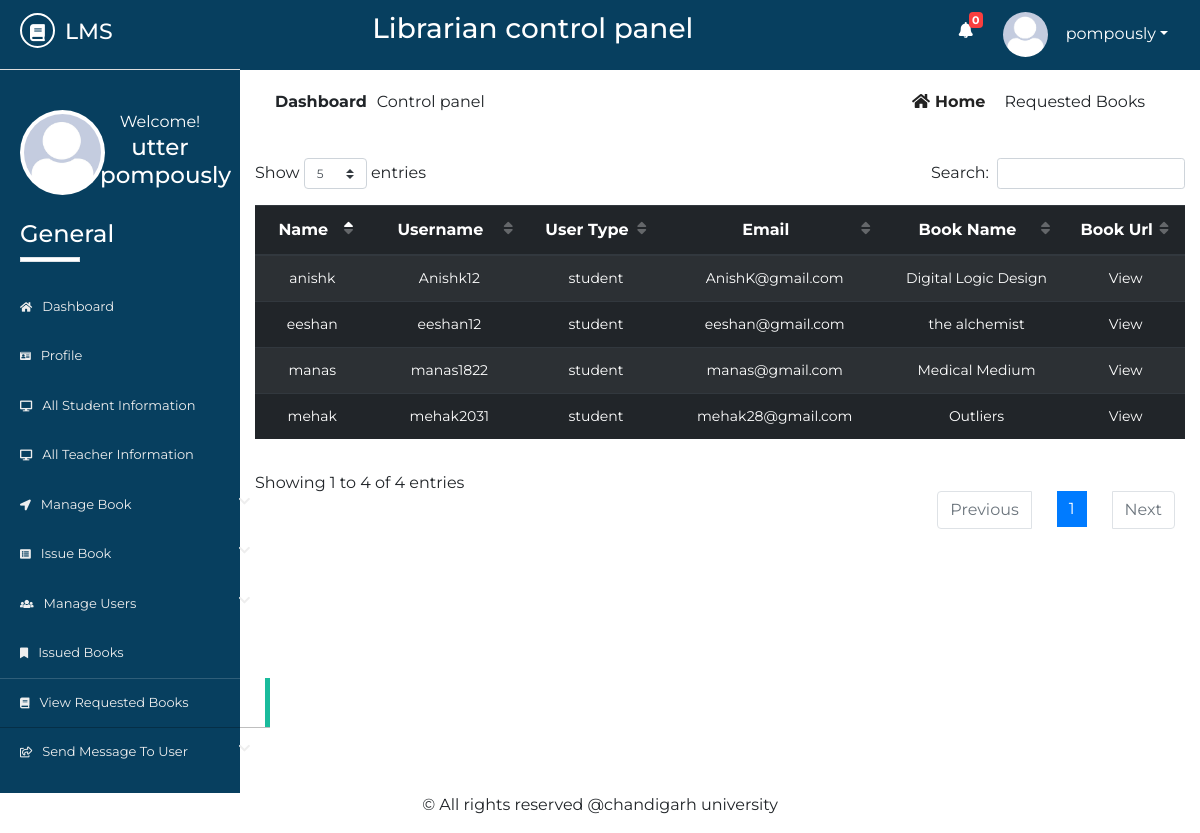
/Source/librarian/requested-books.php (signed in), run on the app's committed database.
### tables this page shows
CREATE TABLE `lib_registration` (
  `id` int(2) NOT NULL,
  `name` varchar(50) NOT NULL,
  `username` varchar(20) NOT NULL,
  `password` varchar(20) NOT NULL,
  `email` varchar(50) NOT NULL,
  `phone` varchar(20) NOT NULL,
  `address` varchar(100) NOT NULL,
  `photo` varchar(500) NOT NULL,
  `status` varchar(7) NOT NULL
);

CREATE TABLE `request_books` (
  `id` int(10) NOT NULL,
  `name` varchar(50) NOT NULL,
  `username` varchar(50) NOT NULL,
  `email` varchar(50) NOT NULL,
  `utype` varchar(10) NOT NULL,
  `bname` varchar(50) NOT NULL,
  `burl` varchar(500) NOT NULL,
  `read1` varchar(3) NOT NULL
);

### Source/librarian/requested-books.php (the view, shortened to what this page needs)
       <?php
   $page = 'rbook';
   include 'inc/header.php';
   include 'inc/connection.php';
   mysqli_query($link,"update request_books set read1='yes'");
?>
<div class="dashboard-content">
	<div class="dashboard-header">
		<div class="container">
			<div class="row">
				<div class="col-md-6">
					<div class="left">
						<p><span>dashboard</span>Control panel</p>
					</div>
				</div>
				<div class="col-md-6">
					<div class="right text-right">
						<a href="dashboard.php"><i class="fas fa-home"></i>home</a>
						<span class="disabled">requested books</span>
					</div>
				</div>
			</div>
			<div class="issued-content">
				<div class="row">
					<div class="col-md-12">
						<div class="rbook-info status">
							<table id="dtBasicExample" class="table  table-striped table-dark text-center">
								<thead>
									<tr>
										<th>Name</th>
										<th>Username</th>
										<th>User Type</th>
										<th>Email</th>
										<th>Book Name</th>
										<th>Book Url</th>
									</tr>
								</thead>
								<tbody>
                                   <?php
                                       $res= mysqli_query($link, "select * from request_books ORDER BY id DESC");
                                       while ($row=mysqli_fetch_array($res)) {
                                           $burl = $row['burl'];
                                           echo "<tr>";
                                           echo "<td>"; echo $row["name"]; echo "</td>";
                                           echo "<td>"; echo $row["username"]; echo "</td>";
                                           echo "<td>"; echo $row["utype"]; echo "</td>";
                                           echo "<td>"; echo $row["email"]; echo "</td>";
                                           echo "<td>"; echo $row["bname"]; echo "</td>";
                                           echo "<td>";
                                           ?><a href="<?php echo $burl; ?>" target="_blank">View</a><?php
                                           echo "</td>";
                                           echo "</tr>";
                                       }
                                   ?>
                                   </tbody>
							</table>
						</div>
					</div>
				</div>
			</div>
		</div>
	</div>
</div>
<?php
include 'inc/footer.php';
?>

### Source/librarian/inc/header.php (shortened to what this page needs)
<?php
    include 'inc/connection.php';
    $res = mysqli_query($link,"select * from request_books where read1='no'");
    $not= mysqli_num_rows($res);
 ?>
<!DOCTYPE html>
<html lang="en">
<head>
	<link rel="stylesheet" href="inc/css/bootstrap.min.css">
	<link rel="stylesheet" href="inc/css/bootstrap-select.min.css">
	<link rel="stylesheet" href="inc/css/fontawesome-all.min.css">
	<link rel="stylesheet" href="inc/css/datatables.min.css">
	<link rel="stylesheet" href="inc/css/pro1.css">
</head>
<body>
	<div class="main-content">
		<div class="wrapper">
			<div class="left-sidebar">
				<div class="p-title">
                    <h3><a href=""><i class="fas fa-book"></i><span>lms</span></a></h3>
				</div>
				<div class="profile">
					<div class="profile-pic">
                        <?php
                            $res = mysqli_query($link, "select * from lib_registration where username='".$_SESSION['username']."'");
                            while ($row = mysqli_fetch_array($res)){
                                ?><img src="<?php echo $row["photo"]; ?> " height="" width="" alt="something wrong" class="rounded-circle"></a> <?php
                            }
                        ?>
					</div>
					<div class="profile-info text-center">
						<span>Welcome!</span>
						<h2>
              <?php
                $res = mysqli_query($link, "select * from lib_registration where username='".$_SESSION['username']."'");
                while ($row = mysqli_fetch_array($res)){
                  $name  =  $row["name"];
                  echo $name;
                }
              ?>
            </h2>
					</div>
				</div>
				<div class="sidebar-menu">
					<h3>General</h3>
					<div class="border"></div>
	                <ul>
	                    <li class="menu <?php if($page=='home'){ echo 'active';} ?>">
      						<a href="dashboard.php"><i class="fas fa-home"></i>Dashboard</a>
    					</li>
    					  <li class="menu <?php if($page=='profile'){ echo 'active';} ?>">
      						<a href="profile.php"><i class="fas fa-id-card"></i>profile</a>
    					</li>
	                    <li class="menu <?php if($page=='sinfo'){ echo 'active';} ?>">
      						<a href="all-student-info.php"><i class="fas fa-desktop"></i>all student information</a>
    					</li>
    					<li class="menu <?php if($page=='tinfo'){ echo 'active';} ?>">
      						<a href="all-teacher-info.php"><i class="fas fa-desktop"></i>all teacher information</a>
    					</li>
    					<li class="menu menu-toggle2">
      						<a href="#"><i class="fas fa-location-arrow"></i>manage book <span class="fa fa-chevron-down"></span></a>
    					</li>
	                   <li class="menu menu-toggle1">
      						<a href="#"><i class="fas fa-list-alt"></i>issue book <span class="fa fa-chevron-down"></span></a>
    					</li>
    					<li class="menu menu-toggle3">
      						<a href="#"><i class="fas fa-users"></i>manage users <span class="fa fa-chevron-down"></span></a>
    					</li>
    					 <li class="menu <?php if($page=='ibook'){ echo 'active';} ?>">
      						<a href="issued-books.php"><i class="fas fa-bookmark"></i>issued books</a>
    					</li>
    					<li class="menu <?php if($page=='rbook'){ echo 'active';} ?>">
      						<a href="requested-books.php"><i class="fas fa-book"></i>view requested books</a>
    					</li>
    					<li class="menu menu-toggle4">
      						<a href="#"><i class="far fa-share-square"></i>send message to user <span class="fa fa-chevron-down"></span></a>
    					</li>
    				</ul>
				</div>
			</div>
			<div class="content">
				<div class="inner">
					<div class="heading text-center">
						<h3>Librarian control panel</h3>
					</div>
					<div class="header-profile text-right">
						<ul>
                            <li class="icon">
                                <a href="requested-books.php" ><i class="fas fa-bell"></i></a>
                                <span class="count" onclick="window.location='requested-books.php'"><b><?php echo $not; ?></b></span>
                            </li>
							<li class="dropdown">
                                <?php
                                     $res = mysqli_query($link, "select * from lib_registration where username='".$_SESSION['username']."'");
                                     while ($row = mysqli_fetch_array($res)){
                                         ?><a href="" class="dropdown-toggle" data-toggle="dropdown"><img src="<?php echo $row["photo"]; ?>" alt=""><span><?php echo $_SESSION["username"]; ?></span></a> <?php
                                     }
                                ?>
							</li>
						</ul>
					</div>
				</div>

### Source/librarian/inc/css/pro1.css (style rules this page uses)
* { margin: 0; padding: 0; }
body { font-family: 'Montserrat', sans-serif; }
.border { width: 60px; height: 5px; background: #fff; }
.main-content { width: 100%; height: auto; overflow: hidden; }
.main-content .left-sidebar { width: 20%; height: auto; background: #073f5f; float: left; }
.main-content .left-sidebar .p-title { width: 100%; padding: 13px; padding-left: 20px; background: #073f5f; border-bottom: 1px solid #ddd; }
.main-content .p-title a { text-decoration: none; color: #fff; font-size: 22px; text-transform: uppercase; }
.main-content .p-title a i { width: 35px; height: 35px; line-height: 35px; text-align: center; font-size: 17px; border-radius: 50%; border: 2px solid #fff; }
.main-content .p-title a span { margin-left: 10px; }
.main-content .left-sidebar .profile { width: 100%; padding: 20px; margin-top: 0; padding-top: 0; }
.main-content .left-sidebar .profile .profile-pic { width: 40%; float: left; }
.main-content .left-sidebar .profile img { width: 85px; height: 85px; position: inherit; padding: 4px; background: #fff; overflow: hidden; }
.main-content .left-sidebar .profile .profile-info { width: 60%; float: left; color: #fff; }
.main-content .left-sidebar .profile .profile-info h2 { font-size: 23px; }
.sidebar-menu { color: #fff; width: 100%; padding-top: 60px; padding-left: 0; }
.sidebar-menu h3 { margin-left: 20px; font-size: 24px; }
.sidebar-menu .border { margin-left: 20px; margin-bottom: 20px; }
.sidebar-menu ul li a { text-decoration: none; color: #eee; width: 270px; padding: 15px 20px; font-size: 13px; display: block; text-transform: capitalize; transition: all .5s ease; }
.sidebar-menu ul { padding-left: 0; }
.sidebar-menu ul li a i { margin-right: 10px; font-size: smaller; }
.sidebar-menu ul li a span { float: right; }
.content { width: 80%; height: auto; float: right; }
.content .inner { width: 100%; height: 70px; background: #073f5f; padding: 12px; }
.content .inner .heading { width: 60%; float: left; color: #fff; }
.content .inner .header-profile { width: calc(40%-20px); float: right; margin-right: 20px; position: relative; }
.content .inner .header-profile .icon i { margin-right: 30px; font-size: 16px; margin-top: 10px; }
.header-profile .dropdown span { color: #fff; margin-left: 10px; }
.header-profile .icon span { color: #fff; position: absolute; left: 10px; top: 0; font-size: 11px; width: 14px; height: 16px; line-height: 16px; text-align: center; border-radius: 4px; background: #FA3E3E; }
.header-profile ul li { list-style: none; float: left; }
.header-profile ul li i { color: #fff; }
.header-profile img { width: 40px; height: 40px; border-radius: 50%; margin-right: 8px; }
.dropdown a { text-decoration: none; color: #fff; }
.dropdown img { width: 45px; height: 45px; border-radius: 50%; }
.dashboard-header .left { padding: 20px; }
.dashboard-header .left p span { text-transform: capitalize; margin-right: 10px; font-weight: bold; }
.dashboard-header .right { padding: 20px; margin-right: 20px; }
.dashboard-header .right a { text-transform: capitalize; text-decoration: none; color: #222; margin-right: 15px; font-weight: bold; }
.dashboard-header .right a i { margin-right: 5px; }
.dashboard-header .right span { text-transform: capitalize; }
.rbook-info tbody { font-size: 14px; }
.rbook-info a { text-decoration: none; color: #fff; }
.sidebar-menu li.active a { box-shadow: rgba(0, 0, 0, 0.25) 0 1px 0, inset rgba(255, 255, 255, 0.16) 0 1px 0; border-right: 5px solid #1ABB9C; }

### data on the page
lib_registration: photo (picture), name "utter pompously"
request_books: name "eeshan", username "eeshan12", utype "student", email "eeshan@gmail.com", bname "the alchemist"
request_books: name "manas", username "manas1822", utype "student", email "manas@gmail.com", bname "Medical Medium"
request_books: name "mehak", username "mehak2031", utype "student", email "mehak28@gmail.com", bname "Outliers"
request_books: name "anishk", username "Anishk12", utype "student", email "AnishK@gmail.com", bname "Digital Logic Design"

### other printed values
$not "0"
